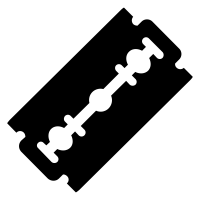
#> input picture _gen/m0/_RESOURCES/basic/razor.jpg, 200 x 200 px
$ python chroma_key_to_rgba_icon.py ../../../../../_gen/m0/_RESOURCES/basic/razor.jpg out.png
#> lines starting #> are read from the running program, lines starting #| are printed output that depends on the picture; after the words box and inside, x2 and y2 are one past the last pixel; in counts of white or black regions, pixels touching at a corner belong together
"""
Post-process a raster from an external image generator (solid chroma background).

Default pipeline targets chroma key #FF00FF: fixed key (255,0,255), soft alpha from
distance, magenta screen-kill pass, dematte, then resize. Override with --key-rgb
or --key-from-edges when needed.

Builds soft alpha from RGB distance to the key,
crops to opaque bbox, fits into 256x256 with padding, saves PNG RGBA.

This does not draw icon pixels; it only keys, trims, and resizes.
"""

from __future__ import annotations

import argparse
from pathlib import Path

import numpy as np
from PIL import Image


def edge_median_rgb(rgb: np.ndarray) -> np.ndarray:
    h, w, _ = rgb.shape
    edge = np.concatenate(
        [
            rgb[0].reshape(-1, 3),
            rgb[-1].reshape(-1, 3),
            rgb[:, 0].reshape(-1, 3),
            rgb[:, w - 1].reshape(-1, 3),
        ],
        axis=0,
    )
    return np.median(edge.astype(np.float64), axis=0)


def kill_bright_letterbox_alpha(rgb: np.ndarray, alpha: np.ndarray, level: float) -> np.ndarray:
    """Generator letterboxing often leaves white strips on chroma bg — force transparent."""
    r = rgb[:, :, 0]
    g = rgb[:, :, 1]
    b = rgb[:, :, 2]
    bright = (r >= level) & (g >= level) & (b >= level)
    return np.where(bright, 0.0, alpha)


def magenta_fringe_kill_mask(
    r: np.ndarray, g: np.ndarray, b: np.ndarray, a: np.ndarray
) -> np.ndarray:
    """
    Pixels that look like chroma / purple resample halos, not dominant-blue paint.

    Bicubic often leaves 1px columns with alpha ~0.5–0.8 and R,B high vs G; older
    rules only cleared alpha < 0.45, so those lines survived.
    """
    a = np.clip(a.astype(np.float32), 0.0, 1.0)
    # Classic thin semi-opaque pink ring
    fringe_lo = (r > 108.0) & (b > 108.0) & (g < 158.0) & (a > 0.0) & (a < 0.58)
    # Stronger purple/magenta smear after resize (higher alpha)
    fringe_hi = (
        (r > 118.0)
        & (b > 118.0)
        & (g < 138.0)
        & (a > 0.0)
        & (a < 0.84)
        & (r <= b + 62.0)
    )
    # Not a clean blue foreground (B clearly leads R and G)
    blue_keep = (b >= r + 30.0) & (b >= g + 6.0)
    return (fringe_lo | fringe_hi) & (~blue_keep)


def kill_pink_fringe_alpha(rgb: np.ndarray, alpha: np.ndarray) -> np.ndarray:
    """Remove magenta/purple halos (including post-resize high-alpha slivers)."""
    r = rgb[:, :, 0]
    g = rgb[:, :, 1]
    b = rgb[:, :, 2]
    a = np.clip(alpha.astype(np.float32), 0.0, 1.0)
    kill = magenta_fringe_kill_mask(r, g, b, a)
    return np.where(kill, 0.0, a)


def kill_screen_color_alpha(
    rgb: np.ndarray, alpha: np.ndarray, mode: str
) -> np.ndarray:
    """
    Hard-zero alpha where pixels still match a classic chroma screen, even when
    L2 distance to an edge-estimated key misses (e.g. interior #FF00FF vs border median).
    """
    r = rgb[:, :, 0]
    g = rgb[:, :, 1]
    b = rgb[:, :, 2]
    if mode == "magenta":
        screen = (r >= 210.0) & (b >= 210.0) & (g <= 95.0)
    elif mode == "green":
        screen = (g >= 210.0) & (r <= 95.0) & (b <= 95.0)
    else:
        return alpha
    return np.where(screen, 0.0, alpha)


def distance_alpha(
    rgb: np.ndarray, key_rgb: np.ndarray, inner: float, outer: float
) -> np.ndarray:
    d = np.linalg.norm(rgb.astype(np.float64) - key_rgb.reshape(1, 1, 3), axis=2)
    if outer <= inner:
        outer = inner + 1e-3
    t = (d - inner) / (outer - inner)
    return np.clip(t, 0.0, 1.0).astype(np.float32)


def dematte_foreground_rgb(
    rgb: np.ndarray,
    alpha: np.ndarray,
    key_rgb: np.ndarray,
    *,
    dematte_min_alpha: float,
) -> np.ndarray:
    """
    Remove chroma residue from RGB on semi-transparent edges.

    Assumes observed RGB ~= F * a + key * (1 - a) (straight-alpha style matting).
    """
    a = np.clip(alpha.astype(np.float64), 0.0, 1.0)
    key3 = key_rgb.reshape(1, 1, 3)
    rgb_d = rgb.astype(np.float64)
    safe = a >= dematte_min_alpha
    fg = np.zeros_like(rgb_d)
    denom = np.maximum(a[..., None], 1e-4)
    fg[safe] = ((rgb_d - key3 * (1.0 - a[..., None])) / denom)[safe]
    return np.clip(fg, 0.0, 255.0)


def bbox_from_alpha(alpha: np.ndarray, thresh: float) -> tuple[int, int, int, int]:
    ys, xs = np.where(alpha > thresh)
    if ys.size == 0:
        h, w = alpha.shape
        return 0, h - 1, 0, w - 1
    return int(ys.min()), int(ys.max()), int(xs.min()), int(xs.max())


def fit_to_square(rgba_u8: np.ndarray, out_side: int, pad: int) -> Image.Image:
    """rgba_u8 HxWx4 uint8, alpha 0..255."""
    a = rgba_u8[:, :, 3].astype(np.float32) / 255.0
    y0, y1, x0, x1 = bbox_from_alpha(a, 1.0 / 255.0)
    crop = rgba_u8[y0 : y1 + 1, x0 : x1 + 1].copy()
    ch, cw, _ = crop.shape
    inner = out_side - 2 * pad
    inner = max(inner, 1)
    s = min(inner / float(cw), inner / float(ch))
    nw = max(1, int(round(cw * s)))
    nh = max(1, int(round(ch * s)))
    im = Image.fromarray(crop, "RGBA")
    # LANCZOS tends to smear pink/white fringes between hard edges and transparency.
    im = im.resize((nw, nh), Image.Resampling.BICUBIC)
    canvas = Image.new("RGBA", (out_side, out_side), (0, 0, 0, 0))
    ox = (out_side - nw) // 2
    oy = (out_side - nh) // 2
    canvas.paste(im, (ox, oy), im)
    return canvas


def despickle_low_alpha_rgba(arr: np.ndarray, *, cap: float, neigh_cap: float) -> None:
    """Zero isolated low-alpha specks (1px halos) when neighbors are empty."""
    a = arr[:, :, 3].astype(np.float32) / 255.0
    h, w = a.shape
    if h < 3 or w < 3:
        return
    ap = np.pad(a, 1, mode="constant", constant_values=0.0)
    n = (
        ap[0:h, 1 : w + 1]
        + ap[2 : h + 2, 1 : w + 1]
        + ap[1 : h + 1, 0:w]
        + ap[1 : h + 1, 2 : w + 2]
    )
    speck = (a > 0.0) & (a < cap) & (n < neigh_cap)
    arr[speck] = 0


def cleanup_rgba_array(arr: np.ndarray, *, bright_level: float, zb: float) -> None:
    """In-place: drop near-white pixels and pink fringes; re-apply alpha floor."""
    rgb = arr[:, :, :3].astype(np.float32)
    r, g, b = rgb[:, :, 0], rgb[:, :, 1], rgb[:, :, 2]
    a = arr[:, :, 3].astype(np.float32) / 255.0
    bright = (r >= bright_level) & (g >= bright_level) & (b >= bright_level)
    a = np.where(bright, 0.0, a)
    kill = magenta_fringe_kill_mask(r, g, b, a)
    a = np.where(kill, 0.0, a)
    a = np.where(a < zb, 0.0, a)
    arr[:, :, 3] = (np.clip(a, 0.0, 1.0) * 255.0).round().astype(np.uint8)
    despickle_low_alpha_rgba(arr, cap=0.26, neigh_cap=0.14)
    dead = arr[:, :, 3] == 0
    arr[dead] = 0


def process(
    src: Path,
    dst: Path,
    *,
    key_rgb: tuple[float, float, float] | None,
    inner: float,
    outer: float,
    pad: int,
    zero_below: float,
    dematte_min_alpha: float,
    screen_kill: str,
    key_from_edges: bool,
    bright_kill_level: float,
) -> None:
    im = Image.open(src).convert("RGB")
    rgb = np.array(im, dtype=np.float64)
    if key_from_edges:
        key = edge_median_rgb(rgb)
    elif key_rgb is None:
        key = np.array((255.0, 0.0, 255.0), dtype=np.float64)
    else:
        key = np.array(key_rgb, dtype=np.float64)
    alpha = distance_alpha(rgb.astype(np.float64), key, inner, outer)
    alpha = kill_screen_color_alpha(rgb, alpha, screen_kill)
    alpha = kill_bright_letterbox_alpha(rgb, alpha, bright_kill_level)
    alpha = kill_pink_fringe_alpha(rgb, alpha)
    fg = dematte_foreground_rgb(
        rgb, alpha, key, dematte_min_alpha=dematte_min_alpha
    )
    a_clean = np.clip(alpha.astype(np.float32), 0.0, 1.0)
    zb = max(float(zero_below), 1.0 / 255.0)
    dead = a_clean < zb
    fg[dead] = 0.0
    a_clean = np.where(dead, 0.0, a_clean)
    rgb_u8 = np.clip(fg, 0, 255).astype(np.uint8)
    a_u8 = (np.clip(a_clean, 0.0, 1.0) * 255.0).round().astype(np.uint8)
    # Strip near-white from dematted fg (e.g. halos) before pack
    rw, gw, bw = rgb_u8[:, :, 0], rgb_u8[:, :, 1], rgb_u8[:, :, 2]
    wmask = (rw >= int(bright_kill_level)) & (gw >= int(bright_kill_level)) & (bw >= int(bright_kill_level))
    a_u8 = np.where(wmask, 0, a_u8)
    rgb_u8[wmask] = 0
    a_f = a_u8.astype(np.float32) / 255.0
    kill_dm = magenta_fringe_kill_mask(
        rgb_u8[:, :, 0].astype(np.float32),
        rgb_u8[:, :, 1].astype(np.float32),
        rgb_u8[:, :, 2].astype(np.float32),
        a_f,
    )
    a_u8 = np.where(kill_dm, 0, a_u8)
    rgb_u8[kill_dm] = 0
    rgba_u8 = np.dstack([rgb_u8, a_u8])
    out = fit_to_square(rgba_u8, 256, pad)
    arr = np.asarray(out, dtype=np.uint8).copy()
    cleanup_rgba_array(arr, bright_level=bright_kill_level, zb=zb)
    out = Image.fromarray(arr, "RGBA")
    dst.parent.mkdir(parents=True, exist_ok=True)
    out.save(dst, format="PNG")


def main() -> int:
    p = argparse.ArgumentParser(description="Chroma key + 256x256 RGBA icon output.")
    p.add_argument("source", type=Path, help="RGB image from generator (solid key bg).")
    p.add_argument("output", type=Path, help="Output PNG path (256x256 RGBA).")
    p.add_argument(
        "--key-rgb",
        type=float,
        nargs=3,
        metavar=("R", "G", "B"),
        default=None,
        help="Chroma key RGB 0..255 (default when omitted: 255 0 255).",
    )
    p.add_argument(
        "--key-from-edges",
        action="store_true",
        help="Estimate key from border median instead of default #FF00FF.",
    )
    p.add_argument(
        "--inner",
        type=float,
        default=8.0,
        help="Distance below this (L2 in RGB) is fully transparent.",
    )
    p.add_argument(
        "--outer",
        type=float,
        default=45.0,
        help="Distance above this is fully opaque; between inner/outer is soft edge.",
    )
    p.add_argument(
        "--pad",
        type=int,
        default=8,
        help="Padding inside 256 canvas after fit.",
    )
    p.add_argument(
        "--bright-kill",
        type=float,
        default=228.0,
        metavar="LEVEL",
        help="RGB channels >= this (0..255) become transparent (white letterboxing on chroma).",
    )
    p.add_argument(
        "--zero-below",
        type=float,
        default=0.08,
        help="Force RGBA to transparent where alpha is below this (removes WPF gray 'box' halos).",
    )
    p.add_argument(
        "--dematte-min-alpha",
        type=float,
        default=0.08,
        help="Only apply chroma dematte where alpha is at least this (avoids unstable division).",
    )
    p.add_argument(
        "--screen-kill",
        choices=("magenta", "green", "none"),
        default="magenta",
        help="Force transparent on classic chroma screen colors (fixes #FF00FF interior vs border key).",
    )
    args = p.parse_args()
    key = tuple(args.key_rgb) if args.key_rgb is not None else None
    process(
        args.source,
        args.output,
        key_rgb=key,
        inner=args.inner,
        outer=args.outer,
        pad=args.pad,
        zero_below=args.zero_below,
        dematte_min_alpha=args.dematte_min_alpha,
        screen_kill=args.screen_kill,
        key_from_edges=args.key_from_edges,
        bright_kill_level=args.bright_kill,
    )
#> in process, `im = Image.open(src).convert("RGB")`: im: PIL image 200x200 RGB; every value is 0
#> in process, `rgb = np.array(im, dtype=np.float64)`: rgb: shape (200, 200, 3) float64; every value is 0
#> in distance_alpha, `d = np.linalg.norm(rgb.astype(np.float64) - key_rgb.reshape(1, 1, 3), ..`: d: shape (200, 200) float64; every value is 360.6
#> in distance_alpha, `t = (d - inner) / (outer - inner)`: t: shape (200, 200) float64; every value is 9.53
#> in distance_alpha, `return np.clip(t, 0.0, 1.0).astype(np.float32)`: returned value: shape (200, 200) float32; every value is 1
#> in kill_screen_color_alpha, `r = rgb[:, :, 0]`: r: shape (200, 200) float64; every value is 0
#> in kill_screen_color_alpha, `screen = (r >= 210.0) & (b >= 210.0) & (g <= 95.0)`: screen: shape (200, 200) bool; every value is 0
#> in dematte_foreground_rgb, `a = np.clip(alpha.astype(np.float64), 0.0, 1.0)`: a: shape (200, 200) float64; every value is 1
#> in dematte_foreground_rgb, `safe = a >= dematte_min_alpha`: safe: shape (200, 200) bool; every value is 1
#> in process, `a_u8 = (np.clip(a_clean, 0.0, 1.0) * 255.0).round().astype(np.uint8)`: a_u8: shape (200, 200); every value is 255
#> in fit_to_square, `y0, y1, x0, x1 = bbox_from_alpha(a, 1.0 / 255.0)`: y0 = 0; y1 = 199; x0 = 0; x1 = 199
#> in fit_to_square, `canvas = Image.new("RGBA", (out_side, out_side), (0, 0, 0, 0))`: canvas: PIL image 256x256 RGBA; every value is 0
#> in fit_to_square, `canvas.paste(im, (ox, oy), im)`:
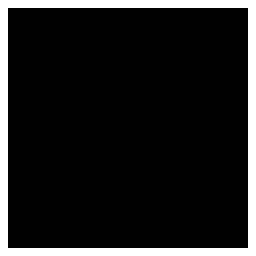
#> canvas: PIL image 256x256 RGBA; mean R, G, B, A 0, 0, 0, 224.1; transparent parts drawn white
#> in cleanup_rgba_array, `rgb = arr[:, :, :3].astype(np.float32)`: rgb: shape (256, 256, 3) float32; every value is 0
#> in cleanup_rgba_array, `a = arr[:, :, 3].astype(np.float32) / 255.0`:
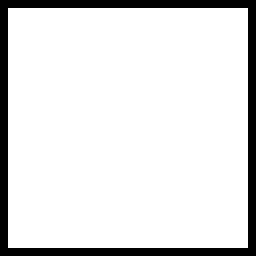
#> a: shape (256, 256) float32; values 0 (black) and 1 (white), 87.9% white; 1 black region, box (x1, y1, x2, y2) and area: (0, 0, 256, 256) 7936
#> in cleanup_rgba_array, `bright = (r >= bright_level) & (g >= bright_level) & (b >= bright_level)`: bright: shape (256, 256) bool; every value is 0
#> in despickle_low_alpha_rgba, `ap = np.pad(a, 1, mode="constant", constant_values=0.0)`:
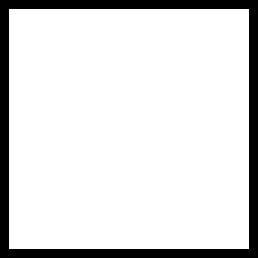
#> ap: shape (258, 258) float32; values 0 (black) and 1 (white), 86.5% white; 1 black region, box (x1, y1, x2, y2) and area: (0, 0, 258, 258) 8964
#> in despickle_low_alpha_rgba, `n = ( ap[0:h, 1 : w + 1] + ap[2 : h + 2, 1 : w + 1] + ap[1 : h + 1, 0:..`:
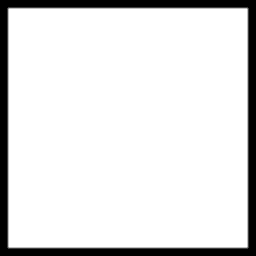
#> n: shape (256, 256) float32; min 0, max 4, mean 3.52; drawn with min black and max white
    return 0


if __name__ == "__main__":
    raise SystemExit(main())
#> (the program exits here)

$ run again, on _gen/m0/_RESOURCES/basic/delete.png
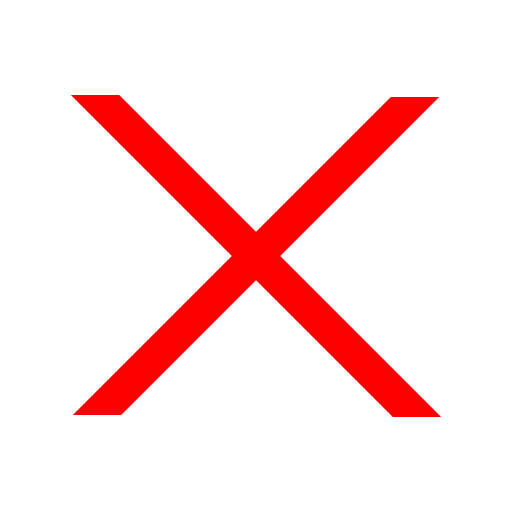
#> input picture _gen/m0/_RESOURCES/basic/delete.png, 512 x 512 px
#> in distance_alpha, `d = np.linalg.norm(rgb.astype(np.float64) - key_rgb.reshape(1, 1, 3), ..`:
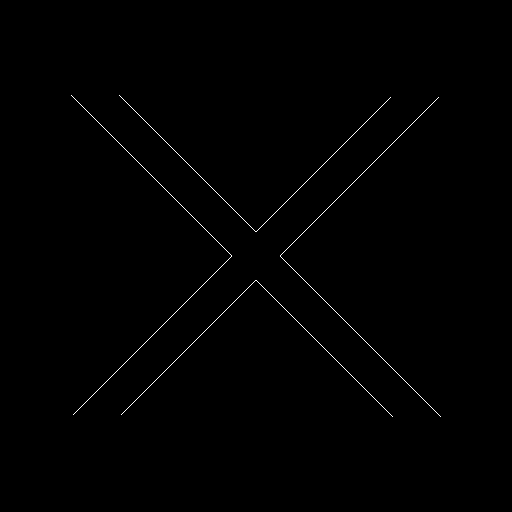
#> d: shape (512, 512) float64; values 255 (black) and 255.1 (white), 0.45% white in thin lines or dots, all inside (x1, y1, x2, y2) = (71, 95, 441, 417)
#> g: shape (512, 512) float64; 88.5% white; 1 black region, box (x1, y1, x2, y2) and area: (71, 95, 441, 417) 30160
#> screen: shape (512, 512) bool; every value is 0
#> y0 = 95; y1 = 416; x0 = 71; x1 = 440
#> in cleanup_rgba_array, `dead = arr[:, :, 3] == 0`:
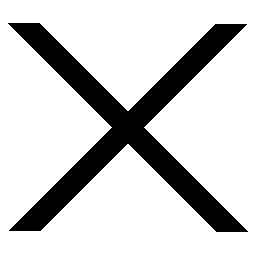
#> dead: shape (256, 256) bool; 80.5% white; 1 black region, box (x1, y1, x2, y2) and area: (8, 23, 248, 232) 12800

$ run again, on _gen/m0/_RESOURCES/basic/details.png
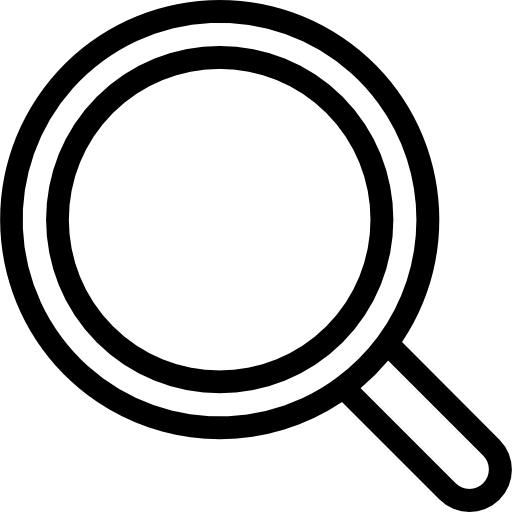
#> input picture _gen/m0/_RESOURCES/basic/details.png, 512 x 512 px
#> in process, `im = Image.open(src).convert("RGB")`:
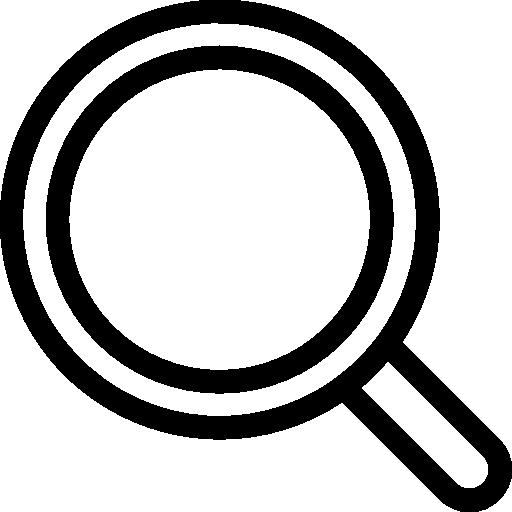
#> im: PIL image 512x512 RGB; 75.3% white; 2 black regions, box (x1, y1, x2, y2) and area: (0, 0, 512, 512) 40200, (46, 45, 394, 394) 24485
#> screen: shape (512, 512) bool; every value is 0
#> fg: shape (512, 512, 3) float64; every value is 0
#> rgb_u8: shape (512, 512, 3); every value is 0
#> y0 = 0; y1 = 511; x0 = 0; x1 = 511
#> in cleanup_rgba_array, `dead = arr[:, :, 3] == 0`:
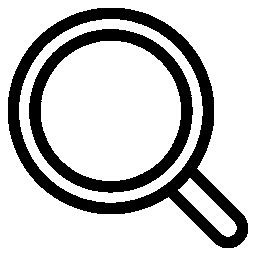
#> dead: shape (256, 256) bool; 77.6% white; 2 black regions, box (x1, y1, x2, y2) and area: (8, 8, 248, 248) 9092, (29, 29, 193, 193) 5571
